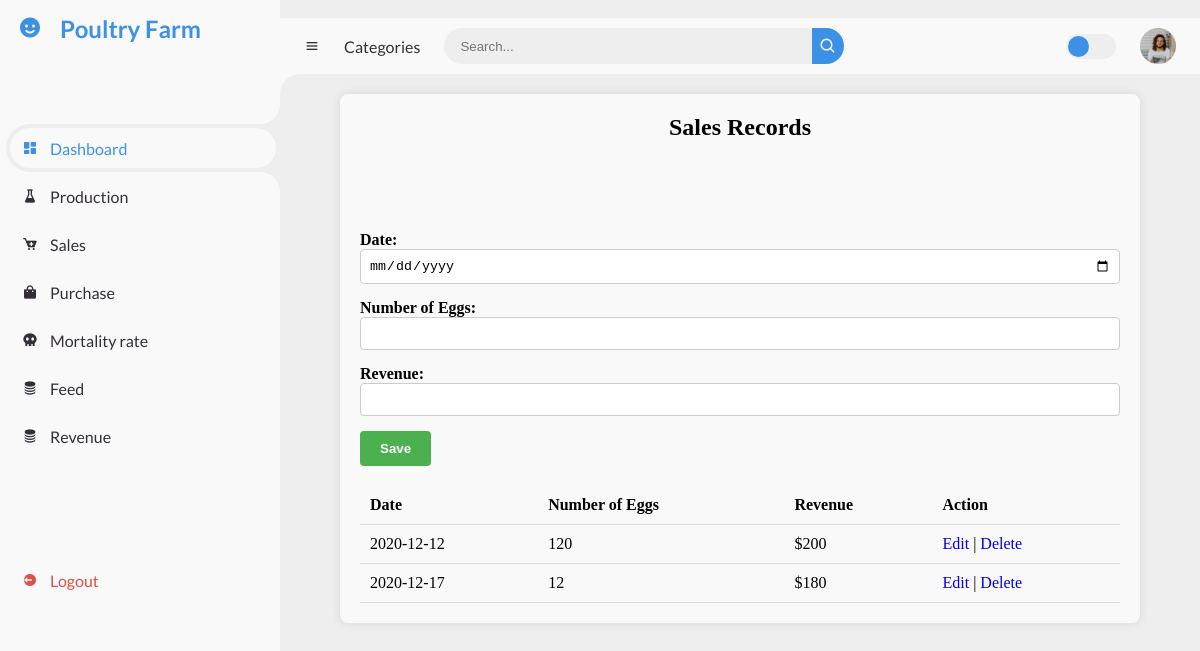
Page /sale.php on the committed database.
### tables this page shows
CREATE TABLE `Sales` (
  `Sales_ID` int(11) NOT NULL,
  `Date` date NOT NULL,
  `NumberOfEggs` int(11) NOT NULL,
  `Revenue` float NOT NULL
);

### sale_action.php (called while the page is built, shortened)
<?php
$date = '';
$numEggs = '';
$Revenue = '';
$update = false;
?>

### sale.php (the view, shortened to what this page needs)
<?php
include 'sale_action.php'
?>
<!DOCTYPE html>
<html lang="en">
<head>
    <link href='https://unpkg.com/boxicons@2.0.9/css/boxicons.min.css' rel='stylesheet'>
    <link rel="stylesheet" href="./css/dashboard.css">
    <Link rel="stylesheet" href="./css/sale.css">
</head>
<body>
    <section id="sidebar">
        <a href="#" class="brand">
            <i class='bx bxs-smile'></i>
            <span class="text">Poultry Farm </span>
        </a>
        <ul class="side-menu top">
            <li class="active">
                <a href="Dashboard.php">
                    <i class='bx bxs-dashboard' ></i>
                    <span class="text">Dashboard</span>
                </a>
            </li>
            <li>
                <a href="production.php">
                    <i class='bx bxs-flask' ></i>
                    <span class="text">Production</span>
                </a>
            </li>
            <li>
                <a href="sale.php">
                    <i class='bx bxs-cart-add' ></i>
                    <span class="text">Sales</span>
                </a>
            </li>
            <li>
                <a href="purchase.php">
                    <i class='bx bxs-shopping-bag' ></i>
                    <span class="text">Purchase</span>
                </a>
            </li>
            <li>
                <a href="mortality.php">
                    <i class='bx bxs-skull' ></i>
                    <span class="text">Mortality rate</span>
                </a>
            </li>
            <li>
                <a href="feed.php">
                    <i class='bx bxs-coin-stack' ></i>
                    <span class="text">Feed</span>
                </a>
            </li>
             <li>
            <a href="revenue.php">
            <i class='bx bxs-coin-stack' ></i>
                <span class="text">Revenue</span>
                </a>
                </li>
        </ul>
        <ul class="side-menu">
            <li>
            <li>
                <a href="login.php" class="logout">
                    <i class='bx bxs-log-out-circle' ></i>
                    <span class="text">Logout</span>
                </a>
            </li>
        </ul>
    </section>
    <?php
    include 'stats.php'
    ?>
    <section id="content">
        <nav>
            <i class='bx bx-menu' ></i>
            <a href="#" class="nav-link">Categories</a>
            <form action="#">
                <div class="form-input">
                    <input type="search" placeholder="Search...">
                    <button type="submit" class="search-btn"><i class='bx bx-search' ></i></button>
                </div>
            </form>
            <label for="switch-mode" class="switch-mode"></label>
            <a href="#" class="profile">
                <img src="./image/people.png">
            </a>
        </nav>
    <div class="container">
        <h2>Sales Records</h2>
        <form method="post" action="<?php echo htmlspecialchars($_SERVER["PHP_SELF"]); ?>">
            <div class="form-group">
                <label>Date:</label>
                <input type="date" name="date" value="<?php echo $date; ?>" required>
            </div>
            <div class="form-group">
                <label>Number of Eggs:</label>
                <input type="number" name="numEggs" value="<?php echo $numEggs; ?>" required>
            </div>
            <div class="form-group">
                <label>Revenue:</label>
                <input type="number" step="0.01" name="Revenue" value="<?php echo $Revenue; ?>" required>
            </div>
            <div class="form-group">
            <?php if ($update === true) : ?>
                <button type="submit" name="update" class="edit-btn">Update</button>
            <?php else : ?>
                <button type="submit" name="save" class="edit-btn">Save</button>
            <?php endif; ?>
        </div>
        </form>
        <table>
            <thead>
                <tr>
                <th>Date</th>
                    <th>Number of Eggs</th>
                    <th>Revenue</th>
                    <th>Action</th>
                </tr>
            </thead>
            <tbody>
                <?php
                $sql = "SELECT * FROM Sales";
                $result = $conn->query($sql);
                if ($result->num_rows > 0) {
                    while ($row = $result->fetch_assoc()) {
                        echo "<tr>";
                        echo "<td>" . $row['Date'] . "</td>";
                        echo "<td>" . $row['NumberOfEggs'] . "</td>";
                        echo "<td>$" . $row['Revenue'] . "</td>";
                        echo "<td><a href='?edit=" . $row['Sales_ID'] . "'>Edit</a> | <a href='?delete=" . $row['Sales_ID'] . "' onclick=\"return confirm('Are you sure you want to delete this record?')\">Delete</a></td>";
                        echo "</tr>";
                    }
                } else {
                    echo "<tr><td colspan='4'>No records found</td></tr>";
                }
                ?>
            </tbody>
        </table>
    </div>
</section>
</body>
</html>

### css/sale.css (style rules this page uses)
.container { margin: 20px auto; padding: 20px; max-width: 800px; background-color: #f9f9f9; border-radius: 8px; box-shadow: 0 0 10px rgba(0, 0, 0, 0.1); }
h2 { margin-bottom: 90px; text-align: center; }
.form-group { margin-bottom: 15px; }
label { font-weight: bold; }
input[type="date"], input[type="number"] { width: 100%; padding: 8px; border: 1px solid #ccc; border-radius: 4px; }
table { width: 100%; border-collapse: collapse; margin-top: 20px; }
table th, table td { padding: 10px; border-bottom: 1px solid #ddd; text-align: left; }
.edit-btn, .delete-btn { padding: 10px 20px; border: none; border-radius: 4px; cursor: pointer; color: #fff; font-weight: bold; transition: opacity 0.3s ease; }
.edit-btn { background-color: #4CAF50; }

### rows in the picture
sales: Date "2020-12-12", NumberOfEggs "120", Revenue "200"
sales: Date "2020-12-17", NumberOfEggs "12", Revenue "180"
